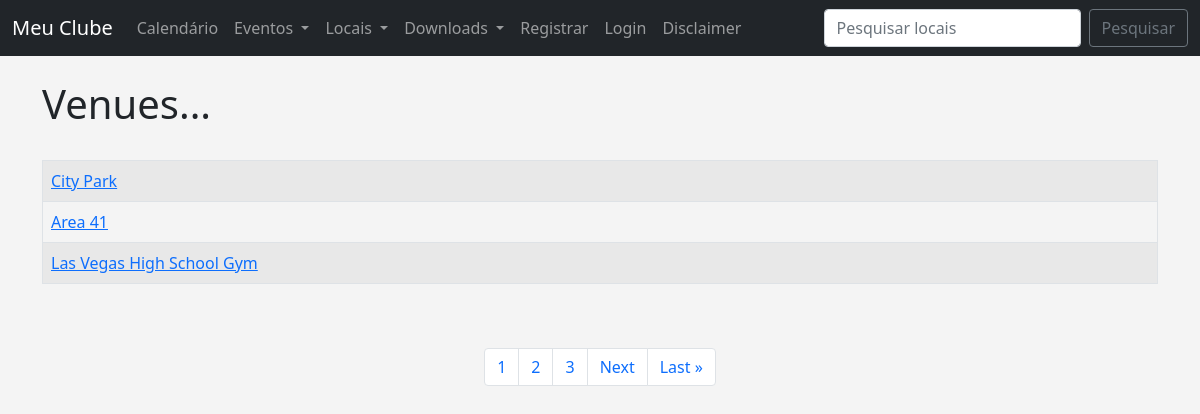
Screenshot of /list_venues with the database file from the repository.
### events/models.py (models this page shows)
class Venue(models.Model):
	name = models.CharField('Venue Name', max_length=120)
	address = models.CharField(max_length=300)
	zip_code = models.CharField('Zip Code', max_length=15)
	phone = models.CharField('Contact Phone', max_length=25, blank=True)
	web = models.URLField('Website Address', blank=True)
	email_address = models.EmailField('Email Address', blank=True)
	owner = models.IntegerField("Venue Owner", blank=False, default=1)
	venue_image = models.ImageField(null=True, blank=True, upload_to="images/")
	def __str__(self):
		return self.name

### events/views.py (the view)
# urls.py: path('list_venues', views.list_venues, name='list-venues'),
def list_venues(request):
	venue_list = Venue.objects.all()
	p = Paginator(Venue.objects.all(), 3)
	page = request.GET.get('page')
	venues = p.get_page(page)
	nums = "a" * venues.paginator.num_pages
	return render(request, 'events/venue.html',
		{'venue_list': venue_list,
		'venues': venues,
		'nums':nums}
		)

### events/templates/events/venue.html (shortened to what this page needs)
{% extends 'events/base.html' %}
{% block content %}
	<h1>Venues...</h1>
<br/>
<table class="table table-striped table-hover table-bordered">
	{% for venue in venues %}
		<tr>
			<td>
				<a href="{% url 'show-venue' venue.id %}">{{ venue }}</a>
			</td>
		</tr>
	{% endfor %}
</table>
<br/></br/>
<nav aria-label="Page navigation example">
  <ul class="pagination justify-content-center">
{% for i in nums %}
	<li class="page-item"><a class="page-link" href="?page={{ forloop.counter }}">{{ forloop.counter }}</a></li>
{% endfor %}
{% if venues.has_next %}
	<li class="page-item"><a class="page-link" href="?page={{ venues.next_page_number }}">Next</a></li>
	<li class="page-item"><a class="page-link" href="?page={{ venues.paginator.num_pages }}">Last &raquo</a></li>
{% endif %}
 </ul>
</nav>
<br/>
{% endblock %}

### events/templates/events/base.html (style rules this page uses)
body { background: #f4f4f4; }

### rows the page displays
Venue: name "City Park"
Venue: name "Area 41"
Venue: name "Las Vegas High School Gym"
